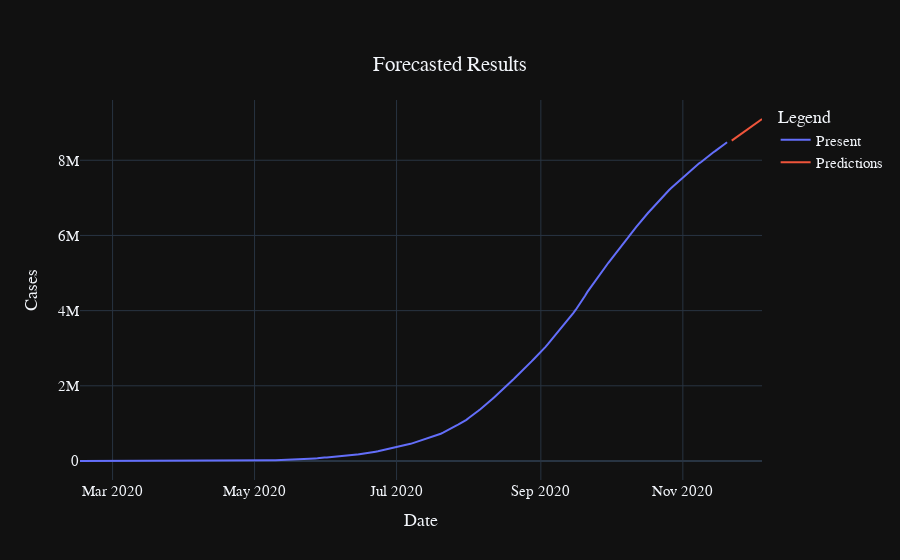

Notebook cell for this chart:
### Code cell
graph.show()

### Figure 1 — Plotly figure (JSON) as saved in the notebook; plotly's stock layout.template omitted (floating-point values rounded to 4 significant figures; data arrays with more than 128 entries replaced by an {"elided": "..."} marker saying what was removed)
{"data": [{"mode": "lines", "name": "Present", "type": "scatter", "x": {"elided": "279 str values"}, "y": {"elided": "279 int values"}}, {"mode": "lines", "name": "Predictions", "type": "scatter", "x": ["2020-11-22T00:00:00", "2020-11-23T00:00:00", "2020-11-24T00:00:00", "2020-11-25T00:00:00", "2020-11-26T00:00:00", "2020-11-27T00:00:00", "2020-11-28T00:00:00", "2020-11-29T00:00:00", "2020-11-30T00:00:00", "2020-12-01T00:00:00", "2020-12-02T00:00:00", "2020-12-03T00:00:00", "2020-12-04T00:00:00", "2020-12-05T00:00:00", "cumulative"], "y": [8521000.0, 8565000.0, 8609000.0, 8657000.0, 8701000.0, 8748000.0, 8793000.0, 8834000.0, 8877000.0, 8920000.0, 8966000.0, 9009000.0, 9054000.0, 9098000.0]}], "layout": {"autosize": true, "font": {"family": "Arial", "size": 15}, "legend": {"title": {"text": "Legend"}}, "title": {"text": "Forecasted Results", "x": 0.5, "xanchor": "center", "y": 0.9, "yanchor": "top"}, "xaxis": {"autorange": true, "range": ["2020-02-16", "2020-12-05"], "title": {"text": "Date"}, "type": "date"}, "yaxis": {"autorange": true, "range": [-505400.0, 9603000.0], "title": {"text": "Cases"}, "type": "linear"}}}
